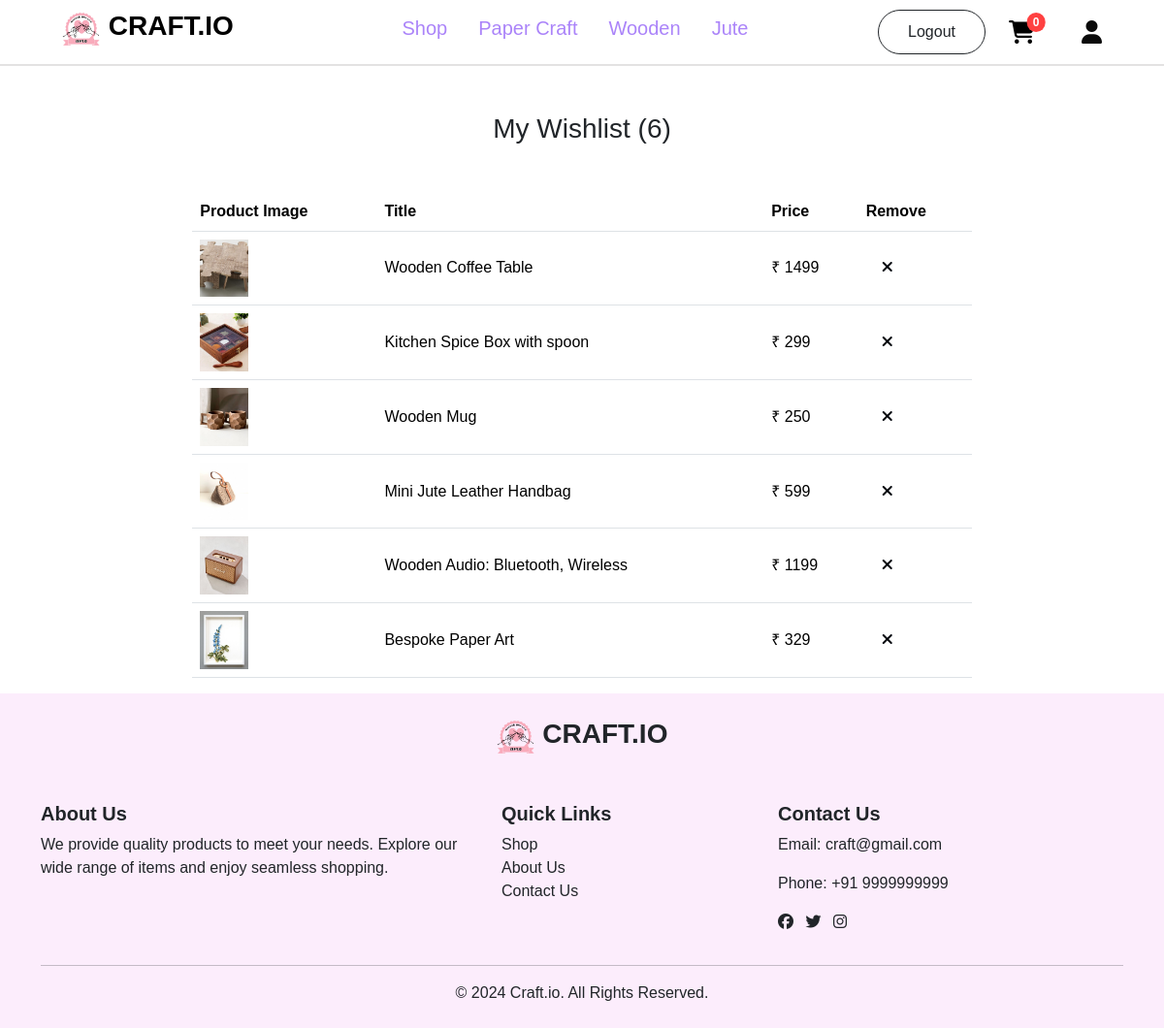
The app's page /customer/wishlist/ (signed in) with its own data.
### account/models.py (models this page shows, shortened)
class Wishlist(models.Model):
    user = models.ForeignKey(User, on_delete=models.CASCADE)
    product = models.ForeignKey(Productss, on_delete=models.CASCADE)

class Productss(models.Model):
    title=models.CharField(max_length=100)
    description=models.CharField(max_length=500)
    price=models.IntegerField()
    offerprice=models.IntegerField()
    image=models.ImageField(upload_to='product_images')
    stock=models.IntegerField()
    ShippingFee=models.CharField(max_length=100,default='Free')
    created_at = models.DateTimeField(default=timezone.now)
    options=(
        ('PaperCraft','PaperCraft'),
        ('Wooden','Wooden'),
        ('Jute','Jute'),
    )
    category=models.CharField(max_length=100,choices=options)

### customer/views.py (the view)
    def inner(request, *args, **kw):
        if request.user.is_authenticated:
            return fn(request, *args, **kw)
        else:
            messages.error(request, 'Please login First!!')
            return redirect('login')

### customer/context_processors.py (called while the page is built)
def item_count(request):
    if request.user.is_authenticated:
        cart_count=Cart.objects.filter(user=request.user).count()
        wishlist_count=Wishlist.objects.filter(user=request.user).count()
        order_count=Orders.objects.filter(user=request.user).count()
        return {'cart':cart_count,'wishlist':wishlist_count,'order':order_count}
    else:
        return {"cart":0,'wishlist':0,"order":0}

### customer/views.py (called while the page is built)
def signin_required(fn):
    def inner(request, *args, **kw):
        if request.user.is_authenticated:
            return fn(request, *args, **kw)
        else:
            messages.error(request, 'Please login First!!')
            return redirect('login')
    return inner

@signin_required
def wishlist_view(request):
    wishlist_items = Wishlist.objects.filter(user=request.user)
    return render(request, 'wishlist.html', {'wishlist_items': wishlist_items})

### customer/templates/wishlist.html
{% extends 'navbar.html' %}
{% block content %}
    {% if wishlist_items %}
    <div class="container mt-5">
        <h3 class="text-center">My Wishlist
            ({{wishlist}})
        </h3>
    <div class="table-container" style="width: 72%; margin: 0 auto;">
        <table class="table mt-5">
            <thead>
                <tr>
                    <th>Product Image</th>
                    <th>Title</th>
                    <th>Price</th>
                    <th>Remove</th>
                </tr>
            </thead>
            <tbody>
            {% for item in wishlist_items %}
                <tr class="align-middle">
                    <td>
                        <a href="{% url 'pdetail' item.product.id %}">
                            <img src="{{ item.product.image.url }}" alt="{{ item.product.title }}" class="img-fluid" height="50px" width="50px">
                        </a>
                    </td>
                    <td>{{ item.product.title }}</td>
                    <td>&#8377; {{ item.product.offerprice }}</td>
                    <td>
                        <a href="{% url 'remove_from_wishlist' item.product.id %}"  class="ms-3"><i class="fa-solid fa-xmark" style="color: #00040a;"></i></a>
                    </td>
                </tr>
            {% endfor %}
            </tbody>
        </table>
    </div>
</div>
    {% else %}
    <div style="display: flex; justify-content: center; align-items: center; height: 80vh;margin-top: 30px;">
        <img src="https://i.pinimg.com/originals/f6/e4/64/f6e464230662e7fa4c6a4afb92631aed.png" class="img-fluid rounded-top" alt=""/>
    </div>
    {% endif %}
{% endblock content %}

### customer/templates/navbar.html (style rules this page uses)
* { font-family: 'Parkinsans', sans-serif; }

### records on screen
Wishlist: product.image (picture), product "Wooden Coffee Table", product.offerprice "1499"
Wishlist: product.image (picture), product "Kitchen Spice Box with spoon", product.offerprice "299"
Wishlist: product.image (picture), product "Wooden Mug", product.offerprice "250"
Wishlist: product.image (picture), product "Mini Jute Leather Handbag", product.offerprice "599"
Wishlist: product.image (picture), product "Wooden Audio: Bluetooth, Wireless", product.offerprice "1199"
Wishlist: product.image (picture), product "Bespoke Paper Art", product.offerprice "329"

### other values on screen
{{ cart }} "0"
{{ wishlist }} "6"
